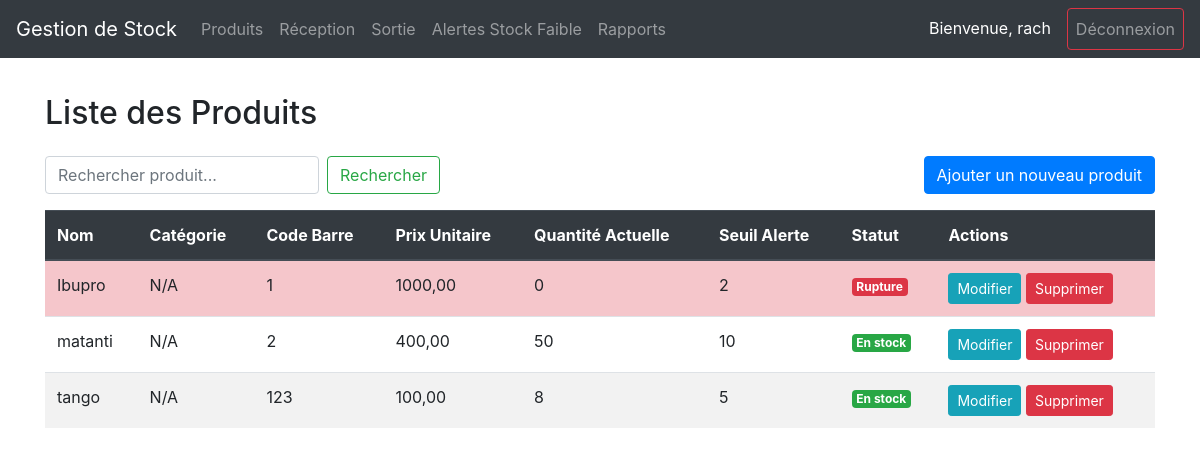
The page /products/ (signed in) on the database its author committed.
### inventory/models.py (models this page shows, shortened)
class Produit(models.Model):
    nom = models.CharField(max_length=200)
    description = models.TextField(blank=True, null=True)
    code_barre = models.CharField(max_length=100, unique=True)
    prix_unitaire = models.DecimalField(max_digits=10, decimal_places=2)
    quantite_actuelle = models.IntegerField(default=0, editable=False) # editable=False cache ce champ dans les formulaires admin par défaut
    seuil_alerte_faible = models.IntegerField(default=10)
    categorie = models.ForeignKey(Categorie, on_delete=models.SET_NULL, null=True, blank=True)
    class Meta:
        verbose_name_plural = "Produits"
    @property
    def est_stock_faible(self):
        return self.quantite_actuelle <= self.seuil_alerte_faible and self.quantite_actuelle > 0 # Ajouté > 0 pour ne pas alerter si stock vide et non géré
    @property
    def est_en_rupture(self):
        return self.quantite_actuelle == 0

### inventory/views.py (the view)
# urls.py: path('products/', views.product_list_view, name='product_list'),
@login_required
def product_list_view(request):
    products = Produit.objects.all()
    query = request.GET.get('q')
    if query:
        products = products.filter(
            models.Q(nom__icontains=query) |
            models.Q(code_barre__icontains=query)
        ).distinct()
    products = products.order_by('nom')
    context = {
        'products': products,
        'query': query,
    }
    return render(request, 'inventory/product_list.html', context)

### inventory/templates/inventory/product_list.html (shortened to what this page needs)
{% extends 'inventory/base.html' %}
{% block content %}
<h2 class="mb-4">Liste des Produits</h2>
<div class="row mb-3">
    <div class="col-md-6">
        <form method="get" class="form-inline">
            <input type="text" name="q" class="form-control mr-sm-2" placeholder="Rechercher produit..." value="{{ request.GET.q }}">
            <button class="btn btn-outline-success my-2 my-sm-0" type="submit">Rechercher</button>
        </form>
    </div>
    <div class="col-md-6 text-right">
        {% if user.is_authenticated and user.is_staff %}
        <a href="{% url 'product_add' %}" class="btn btn-primary">Ajouter un nouveau produit</a>
        {% endif %}
    </div>
</div>
<table class="table table-striped table-hover">
    <thead class="thead-dark">
        <tr>
            <th>Nom</th>
            <th>Catégorie</th>
            <th>Code Barre</th>
            <th>Prix Unitaire</th>
            <th>Quantité Actuelle</th>
            <th>Seuil Alerte</th>
            <th>Statut</th>
            {% if user.is_authenticated and user.is_staff %}
            <th>Actions</th>
            {% endif %}
        </tr>
    </thead>
    <tbody>
        {% for product in products %}
        <tr {% if product.est_en_rupture %}class="table-danger"{% elif product.est_stock_faible %}class="table-warning"{% endif %}>
            <td>{{ product.nom }}</td>
            <td>{{ product.categorie.nom|default:"N/A" }}</td>
            <td>{{ product.code_barre }}</td>
            <td>{{ product.prix_unitaire }}</td>
            <td>{{ product.quantite_actuelle }}</td>
            <td>{{ product.seuil_alerte_faible }}</td>
            <td>
                {% if product.est_en_rupture %}
                    <span class="badge badge-danger">Rupture</span>
                {% elif product.est_stock_faible %}
                    <span class="badge badge-warning">Stock faible</span>
                {% else %}
                    <span class="badge badge-success">En stock</span>
                {% endif %}
            </td>
            {% if user.is_authenticated and user.is_staff %}
            <td>
                <a href="{% url 'product_edit' product.pk %}" class="btn btn-sm btn-info">Modifier</a>
                <a href="{% url 'product_delete' product.pk %}" class="btn btn-sm btn-danger">Supprimer</a>
            </td>
            {% endif %}
        </tr>
        {% empty %}
        <tr>
            <td colspan="8" class="text-center">Aucun produit trouvé.</td>
        </tr>
        {% endfor %}
    </tbody>
</table>
{% endblock %}

### inventory/templates/inventory/base.html (shortened to what this page needs)
<!DOCTYPE html>
<html lang="fr">
<head>
    <link rel="stylesheet" href="https://stackpath.bootstrapcdn.com/bootstrap/4.5.2/css/bootstrap.min.css">
</head>
<body>
    <nav class="navbar navbar-expand-lg navbar-dark bg-dark fixed-top">
        <a class="navbar-brand" href="{% url 'home' %}">Gestion de Stock</a>
        <div class="collapse navbar-collapse" id="navbarNav">
            <ul class="navbar-nav mr-auto">
                <li class="nav-item">
                    <a class="nav-link" href="{% url 'product_list' %}">Produits</a>
                </li>
                <li class="nav-item">
                    <a class="nav-link" href="{% url 'stock_in' %}">Réception</a>
                </li>
                <li class="nav-item">
                    <a class="nav-link" href="{% url 'stock_out' %}">Sortie</a>
                </li>
                <li class="nav-item">
                    <a class="nav-link" href="{% url 'alert_list' %}">Alertes Stock Faible</a>
                </li>
                <li class="nav-item">
                    <a class="nav-link" href="{% url 'report_generation' %}">Rapports</a>
                </li>
            </ul>
            <ul class="navbar-nav ml-auto">
                {% if user.is_authenticated %}
                    <li class="nav-item">
                        <span class="navbar-text text-white mr-3">Bienvenue, {{ user.username }}</span>
                    </li>
                    <li class="nav-item">
                        <a class="nav-link btn btn-outline-danger" href="{% url 'logout' %}">Déconnexion</a>
                    </li>
                {% else %}
                    <li class="nav-item">
                        <a class="nav-link btn btn-outline-success" href="{% url 'login' %}">Connexion</a>
                    </li>
                {% endif %}
            </ul>
        </div>
    </nav>
    <div class="container mt-4">
        {% block content %}
        {% endblock %}
    </div>
</body>
</html>

### inventory/templates/inventory/base.html (style rules this page uses)
body { padding-top: 70px; }

### rows shown on the page
Produit: nom "Ibupro", categorie.nom "N/A", code_barre "1", prix_unitaire "1000,00", quantite_actuelle "0", seuil_alerte_faible "2", shows "Rupture"
Produit: nom "matanti", categorie.nom "N/A", code_barre "2", prix_unitaire "400,00", quantite_actuelle "50", seuil_alerte_faible "10", shows "En stock"
Produit: nom "tango", categorie.nom "N/A", code_barre "123", prix_unitaire "100,00", quantite_actuelle "8", seuil_alerte_faible "5", shows "En stock"

### other values the page prints
{{ user.username }} "rach"
